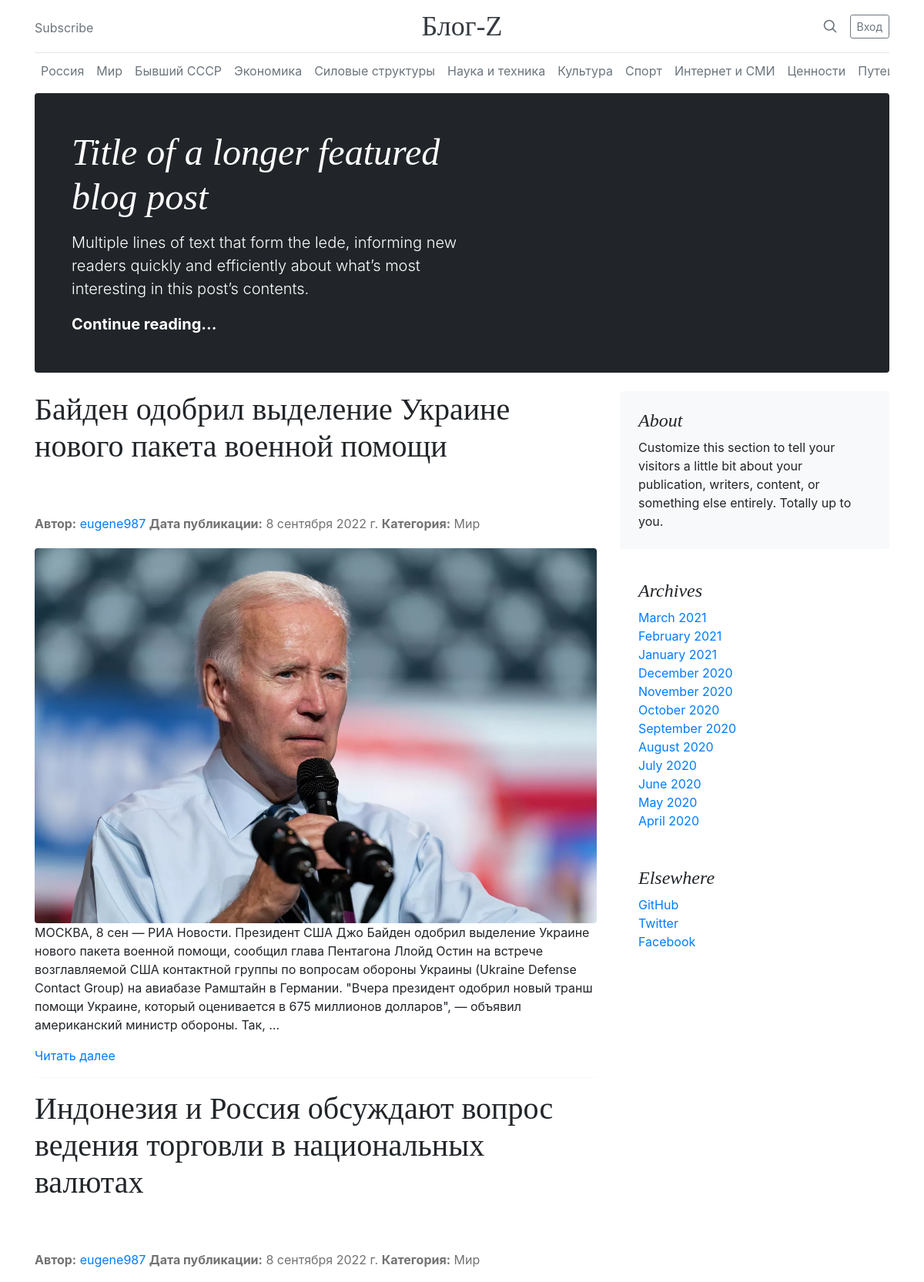
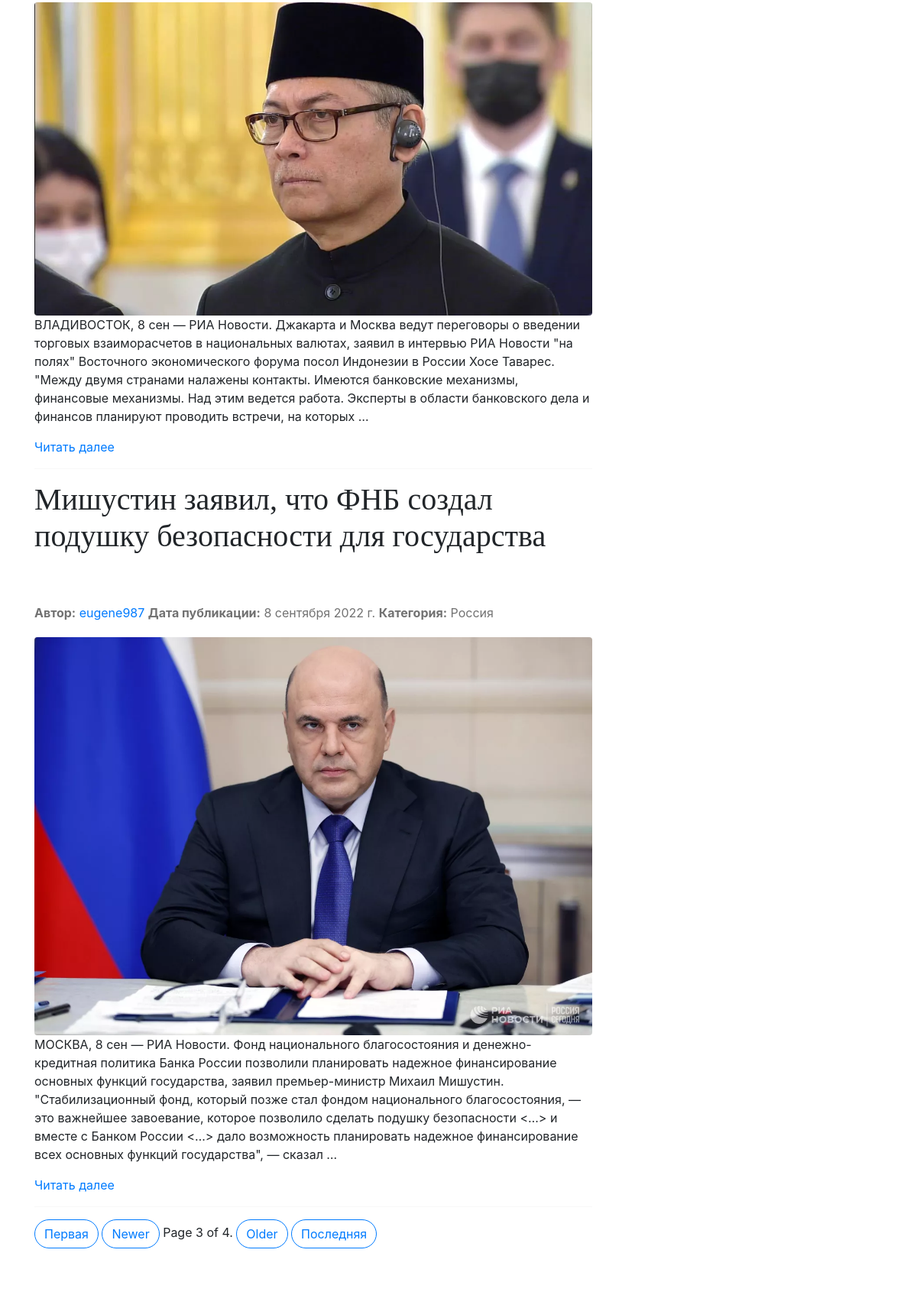
/?page=3 (upper part), run on the app's committed database (2 pictures, top to bottom).
### blog/models.py (models this page shows, shortened)
class Post(models.Model):
    RUSSIA = '1'
    WORLD = '2'
    EX_USSR = '3'
    ECONOMY = '4'
    FORCE_STRUCTURES = '5'
    SCIENCE_AND_TECHNOLOGY = '6'
    CULTURE = '7'
    SPORT = '8'
    INTERNET_AND_MASS_MEDIA = '9'
    VALUES = '10'
    TRAVELS = '11'
    FROM_THE_LIFE = '12'
    CATEGORY = (
        (None, 'Выберите категорию'),
        (RUSSIA, 'Россия'),
        (WORLD, 'Мир'),
        (EX_USSR, 'Бывший СССР'),
        (ECONOMY, 'Экономика'),
        (FORCE_STRUCTURES, 'Силовые структуры'),
        (SCIENCE_AND_TECHNOLOGY, 'Наука и техника'),
        (CULTURE, 'Культура'),
        (SPORT, 'Спорт'),
        (INTERNET_AND_MASS_MEDIA, 'Интернет и СМИ'),
        (VALUES, 'Ценности'),
        (TRAVELS, 'Путешествия'),
        (FROM_THE_LIFE, 'Из жизни')
    )
    title = models.CharField(verbose_name='Название статьи', max_length=100)
    content = models.TextField(verbose_name='Содержание статьи')
    image = models.ImageField(
        verbose_name='Фото',
        upload_to='%Y/%m/%d/',
        blank=True
    )
    publication_date = models.DateTimeField(
        verbose_name='Дата публикации',
        default=timezone.now
    )
    owner = models.ForeignKey(User, on_delete=models.CASCADE, verbose_name='Автор')
    category = models.CharField(
        max_length=2,
        choices=CATEGORY
    )
    class Meta:
        ordering = ['-publication_date']

### blog/views.py (the view)
# urls.py: path('', IndexView.as_view(), name='index'),
class IndexView(ListView):
    model = Post
    template_name = 'blog/index.html'
    paginate_by = 3

### blog/templates/blog/index.html
{% extends "blog/base.html" %}
{% block content %}
<div class="p-4 p-md-5 mb-4 rounded text-bg-dark">
    <div class="col-md-6 px-0">
        <h1 class="display-4 fst-italic">Title of a longer featured blog post</h1>
        <p class="lead my-3">Multiple lines of text that form the lede, informing new readers quickly and efficiently about what’s most interesting in this post’s contents.</p>
        <p class="lead mb-0"><a href="#" class="text-white fw-bold">Continue reading...</a></p>
    </div>
</div>
<div class="row g-5">
    <div class="col-md-8">
        {% if object_list %}
        {% for post in object_list %}
            <article class="blog-post">
                <h2 class="blog-post-title mb-1">{{ post.title }}</h2>
            </article>
            <p class="blog-post-meta">
                <b>Автор:</b> <a href="{% url 'blog:profile' %}">{{ post.owner }}</a>
                <b>Дата публикации:</b> {{ post.publication_date | date }}
                <b>Категория:</b> {{ post.get_category_display }}
            </p>
            <p>
                {% if post.image %}
                    <img src="{{ post.image.url }}" class="img-fluid rounded fload-left" alt="">
                {% endif %}
                {{ post.content | truncatewords:60 }}
            </p>
            <a href="{% url 'blog:post_detail' post.id %}">Читать далее</a>
            <hr>
        {% endfor %}
        {% else %}
            <p>No posts are published yet.</p>
        {% endif %}
        <nav class="blog-pagination" aria-label="Pagination">
            {% if page_obj.has_previous %}
                <a class="btn btn-outline-primary rounded-pill" href="?page=1">Первая</a>
                <a class="btn btn-outline-primary rounded-pill" href="?page={{ page_obj.previous_page_number }}">Newer</a>
            {% endif %}
            <span>
                Page {{ page_obj.number }} of {{ page_obj.paginator.num_pages }}.
            </span>
            {% if page_obj.has_next %}
                <a class="btn btn-outline-primary rounded-pill" href="?page={{ page_obj.next_page_number }}">Older</a>
                <a class="btn btn-outline-primary rounded-pill" href="?page={{ page_obj.paginator.num_pages }}">Последняя</a>
            {% endif %}
        </nav>
    </div>
    <div class="col-md-4">
      <div class="position-sticky" style="top: 2rem;">
        <div class="p-4 mb-3 bg-light rounded">
          <h4 class="fst-italic">About</h4>
          <p class="mb-0">Customize this section to tell your visitors a little bit about your publication, writers, content, or something else entirely. Totally up to you.</p>
        </div>
        <div class="p-4">
          <h4 class="fst-italic">Archives</h4>
          <ol class="list-unstyled mb-0">
            <li><a href="#">March 2021</a></li>
            <li><a href="#">February 2021</a></li>
            <li><a href="#">January 2021</a></li>
            <li><a href="#">December 2020</a></li>
            <li><a href="#">November 2020</a></li>
            <li><a href="#">October 2020</a></li>
            <li><a href="#">September 2020</a></li>
            <li><a href="#">August 2020</a></li>
            <li><a href="#">July 2020</a></li>
            <li><a href="#">June 2020</a></li>
            <li><a href="#">May 2020</a></li>
            <li><a href="#">April 2020</a></li>
          </ol>
        </div>
        <div class="p-4">
          <h4 class="fst-italic">Elsewhere</h4>
          <ol class="list-unstyled">
            <li><a href="#">GitHub</a></li>
            <li><a href="#">Twitter</a></li>
            <li><a href="#">Facebook</a></li>
          </ol>
        </div>
      </div>
    </div>
</div>
{% endblock content %}

### blog/static/blog/blog.css (style rules this page uses)
h1, h2, h3, h4, h5, h6 { font-family: "Playfair Display", Georgia, "Times New Roman", serif; }
.display-4 { font-size: 2.5rem; }
@media (min-width: 768px) { .display-4 { font-size: 3rem; } }
.blog-pagination { margin-bottom: 4rem; }
.blog-post { margin-bottom: 4rem; }
.blog-post-title { font-size: 2.5rem; }
.blog-post-meta { margin-bottom: 1.25rem; color: #727272; }

### data on the page
Post: title "Байден одобрил выделение Украине нового пакета военной помощи", owner "eugene987", publication_date "8 сентября 2022 г.", category "Мир", image (picture), content "МОСКВА, 8 сен — РИА Новости. Президент США Джо Байден одобрил выделение Украине нового пакета военной помощи, сообщил глава Пентагона Ллойд Остин на встрече возглавляемой США контактной группы по вопросам обороны Украины (Ukraine Defense Contact Group) на авиабазе Рамштайн в Германии. \"Вчера президент одобрил новый транш помощи Украине, который оценивается в 675 миллионов долларов\", — объявил американский министр обороны. Так, …"
Post: title "Индонезия и Россия обсуждают вопрос ведения торговли в национальных валютах", owner "eugene987", publication_date "8 сентября 2022 г.", category "Мир", image (picture), content "ВЛАДИВОСТОК, 8 сен — РИА Новости. Джакарта и Москва ведут переговоры о введении торговых взаиморасчетов в национальных валютах, заявил в интервью РИА Новости \"на полях\" Восточного экономического форума посол Индонезии в России Хосе Таварес. \"Между двумя странами налажены контакты. Имеются банковские механизмы, финансовые механизмы. Над этим ведется работа. Эксперты в области банковского дела и финансов планируют проводить встречи, на которых …"
Post: title "Мишустин заявил, что ФНБ создал подушку безопасности для государства", owner "eugene987", publication_date "8 сентября 2022 г.", category "Россия", image (picture), content "МОСКВА, 8 сен — РИА Новости. Фонд национального благосостояния и денежно-кредитная политика Банка России позволили планировать надежное финансирование основных функций государства, заявил премьер-министр Михаил Мишустин. \"Стабилизационный фонд, который позже стал фондом национального благосостояния, — это важнейшее завоевание, которое позволило сделать подушку безопасности <…> и вместе с Банком России <…> дало возможность планировать надежное финансирование всех основных функций государства\", — сказал …"

### other printed values
{{ page_obj.number }} "3"
{{ page_obj.paginator.num_pages }} "4"
